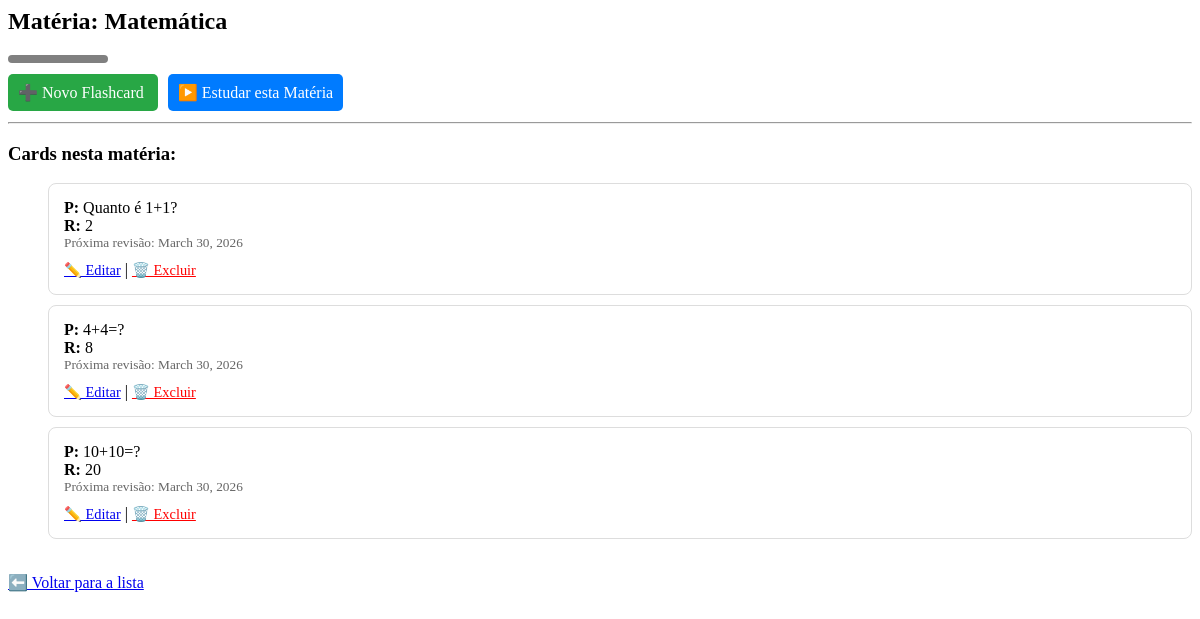
Before: /materias/1/ (signed in) with the older database file.
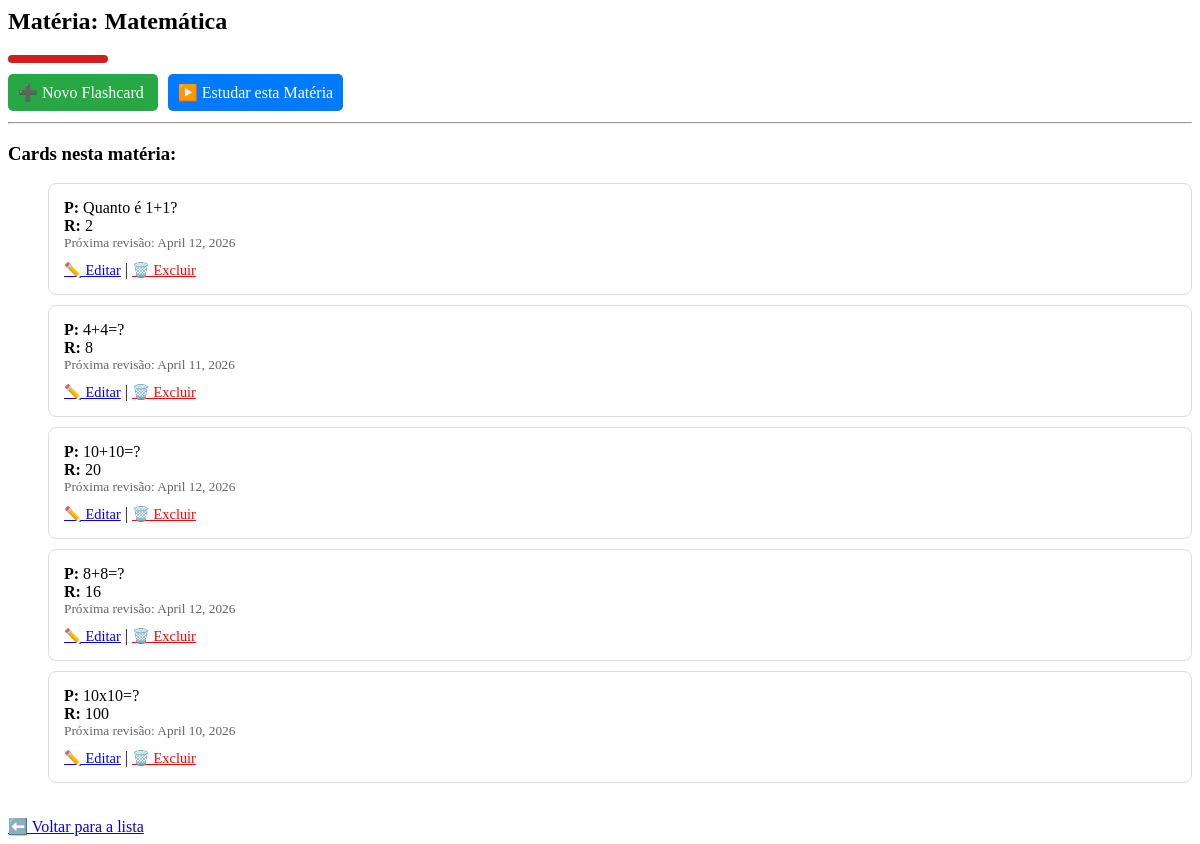
After: the same page with the newer database file.
### subjects/models.py (models this page shows, shortened)
class Subject(models.Model):
    user = models.ForeignKey(User, on_delete=models.CASCADE) # Vincula ao usuário
    name = models.CharField(max_length=100) # Nome da matéria (ex: Física 3)
    created_at = models.DateTimeField(auto_now_add=True)
    color = models.CharField(max_length=7, default="#808080")

### flashcards/models.py (models this page shows, shortened)
class Flashcard(models.Model):
    subject = models.ForeignKey(Subject, on_delete=models.CASCADE, related_name='cards')
    question = models.TextField() # Pergunta do card
    answer = models.TextField()   # Resposta do card
    next_review = models.DateField(auto_now_add=True) # Data da próxima revisão
    ease_factor = models.FloatField(default=2.5)      # Dificuldade do card
    interval = models.IntegerField(default=0)         # Dias até a próxima revisão

### subjects/views.py (the view)
# urls.py: path('<int:pk>/', views.materia_detalhes, name='materia_detalhes'),
def materia_detalhes(request, pk):
    materia = get_object_or_404(Subject, pk=pk, user=request.user)
    cards = Flashcard.objects.filter(subject=materia)
    return render(request, 'subjects/materia_detalhes.html', {
        'materia': materia,
        'cards': cards
    })

### subjects/templates/subjects/materia_detalhes.html (shortened to what this page needs)
<h2>Matéria: {{ materia.name }}</h2>
<div style="background: {{ materia.color }}; height: 8px; width: 100px; border-radius: 5px; margin-bottom: 20px;"></div>
<div style="margin-bottom: 20px;">
    <a href="{% url 'novo_flashcard' materia.id %}" style="background-color: #28a745; color: white; padding: 10px; text-decoration: none; border-radius: 5px;">
        ➕ Novo Flashcard
    </a>
    <a href="{% url 'sessao_revisao' materia.id %}" style="background-color: #007bff; color: white; padding: 10px; text-decoration: none; border-radius: 5px; margin-left: 10px;">
        ▶️ Estudar esta Matéria
    </a>
</div>
<hr>
<h3>Cards nesta matéria:</h3>
{% if cards %}
    <ul>
        {% for card in cards %}
        <li style="border: 1px solid #ddd; padding: 15px; margin-bottom: 10px; list-style: none; border-radius: 8px; background: #fff;">
            <strong>P:</strong> {{ card.question }} <br>
            <strong>R:</strong> {{ card.answer }} <br>
            <small style="color: #666;">Próxima revisão: {{ card.next_review }}</small>
            <div style="margin-top: 10px;">
                <a href="{% url 'editar_flashcard' card.id %}" style="font-size: 0.9em;">✏️ Editar</a> |
                <a href="{% url 'excluir_flashcard' card.id %}" style="color: red; font-size: 0.9em;">🗑️ Excluir</a>
            </div>
        </li>
        {% endfor %}
    </ul>
{% else %}
    <p>Nenhum flashcard criado para esta matéria ainda. Comece criando um!</p>
{% endif %}
<a href="{% url 'lista_materias' %}">⬅️ Voltar para a lista</a>

Changed rows visible on the page:
changed Subject "Matemática": color "#808080" → "#d11f1f" (drawn)
changed Flashcard "Quanto é 1+1?": next_review "March 30, 2026" → "April 12, 2026"
changed Flashcard: next_review "March 30, 2026" → "April 11, 2026"
changed Flashcard (number 3 of 5 on the later page): next_review "March 30, 2026" → "April 12, 2026"
added Flashcard: question "8+8=?", answer "16", next_review "April 12, 2026"
added Flashcard: question "10x10=?", answer "100", next_review "April 10, 2026"
